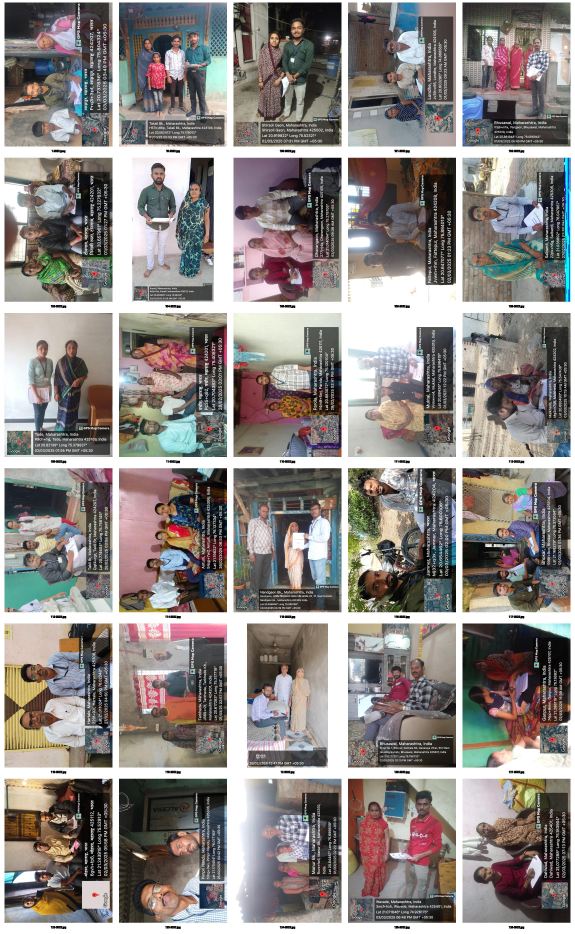
#> input picture GPSImages/photo_matrix_page_1.jpg, 2300 x 3736 px (shown at 1/4 size); its folder holds only this picture in this run
$ jupyter execute PhotoCollage.ipynb
#> lines starting #> are read from the running program, lines starting #| are printed output that depends on the picture
[cell 1]
from PIL import Image, ImageDraw, ImageFont
import os
import math

# Configuration
cols, rows = 5, 6
thumb_width, thumb_height = 448, 576
label_height = 35
padding = 10

font = ImageFont.load_default()  # Safe, built-in

# List and sort image files
image_files = sorted([
    f for f in os.listdir('.') if f.lower().endswith(('.jpg', '.jpeg', '.png'))
])

# Pagination
images_per_page = cols * rows
total_pages = math.ceil(len(image_files) / images_per_page)

for page in range(total_pages):
    page_width = cols * (thumb_width + padding) + padding
    page_height = rows * (thumb_height + label_height + padding) + padding
    page_image = Image.new('RGB', (page_width, page_height), 'white')
#> page_image: PIL image 2300x3736 RGB; every value is 255

    for i in range(images_per_page):
        idx = page * images_per_page + i
        if idx >= len(image_files):
            break
        img_name = image_files[idx]
        img = Image.open(img_name)
#> img is the input picture: PIL image 2300x3736 RGB; mean R, G, B 141.1, 135.4, 132.6

        # Rotate if landscape
        if img.width > img.height:
            img = img.rotate(90, expand=True)

        # Resize while maintaining aspect ratio
        img.thumbnail((thumb_width, thumb_height), Image.LANCZOS)
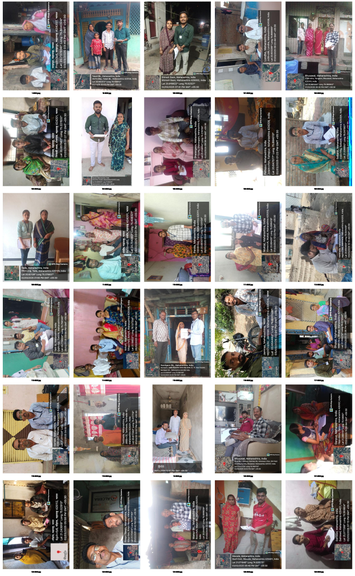
#> img: PIL image 355x576 RGB; mean R, G, B 140.8, 135, 132.2
        bg = Image.new("RGB", (thumb_width, thumb_height), "white")
#> bg: PIL image 448x576 RGB; every value is 255
        offset = ((thumb_width - img.width) // 2, (thumb_height - img.height) // 2)
#> offset = (46, 0)
        bg.paste(img, offset)
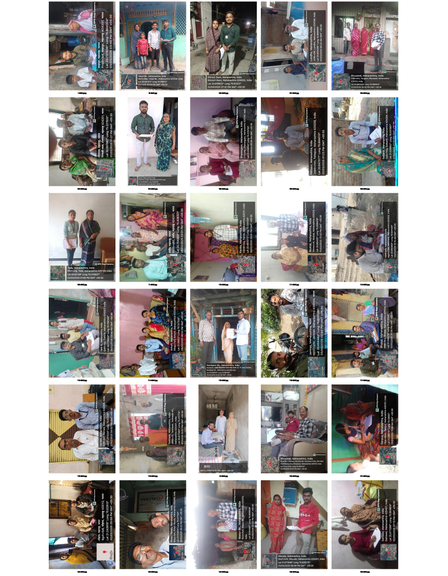
#> bg: PIL image 448x576 RGB; mean R, G, B 164.5, 159.9, 157.7

        # Add label area
        img_with_label = Image.new('RGB', (thumb_width, thumb_height + label_height), 'white')
#> img_with_label: PIL image 448x611 RGB; every value is 255
        img_with_label.paste(bg, (0, 0))
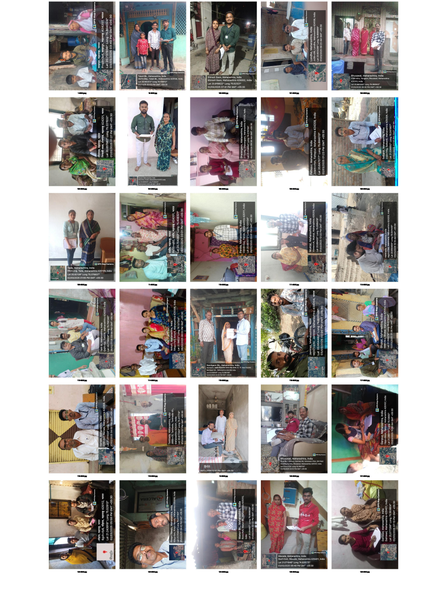
#> img_with_label: PIL image 448x611 RGB; mean R, G, B 169.7, 165.4, 163.3
        draw = ImageDraw.Draw(img_with_label)

        # Text position and simulated bold
        text = img_name
        text_bbox = draw.textbbox((0, 0), text, font=font)
#> text_bbox = (0, 2, 116, 12)
        text_width = text_bbox[2] - text_bbox[0]
#> text_width = 116
        text_height = text_bbox[3] - text_bbox[1]
#> text_height = 10
        text_x = (thumb_width - text_width) // 2
#> text_x = 166
        text_y = thumb_height + (label_height - text_height) // 2
#> text_y = 588

        # Simulate bold by drawing multiple times
        for dx in [-1, 0, 1]:
            for dy in [-1, 0, 1]:
                draw.text((text_x + dx, text_y + dy), text, font=font, fill="black")

        # Paste to final image
        x = (i % cols) * (thumb_width + padding) + padding
        y = (i // cols) * (thumb_height + label_height + padding) + padding
        page_image.paste(img_with_label, (x, y))
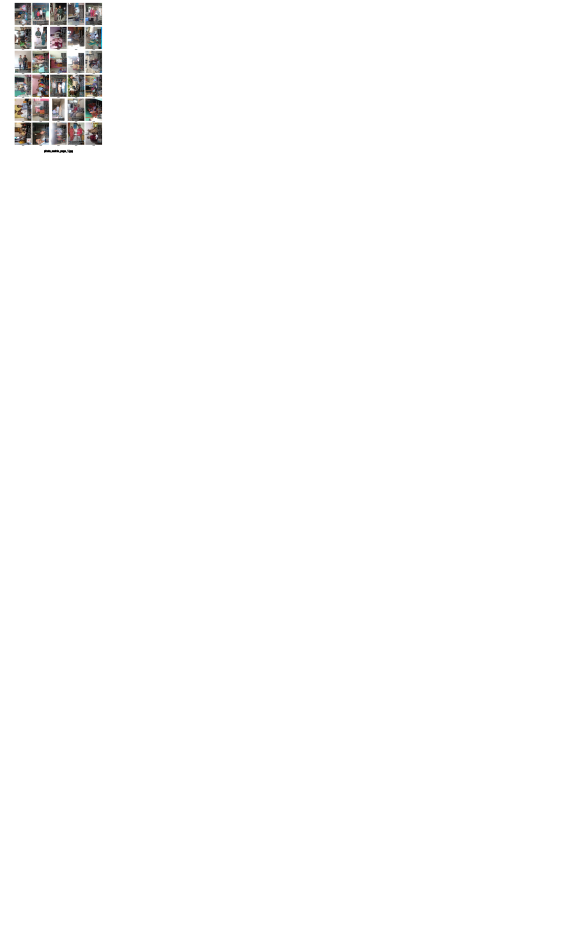
#> page_image: PIL image 2300x3736 RGB (shown at 1/4 size); mean R, G, B 252.3, 252.1, 252.1

    page_image.save(f"photo_matrix_page_{page+1}.jpg")
    print(f"Saved: photo_matrix_page_{page+1}.jpg")

$ run again, on GPSImages/photo_matrix_page_9.jpg
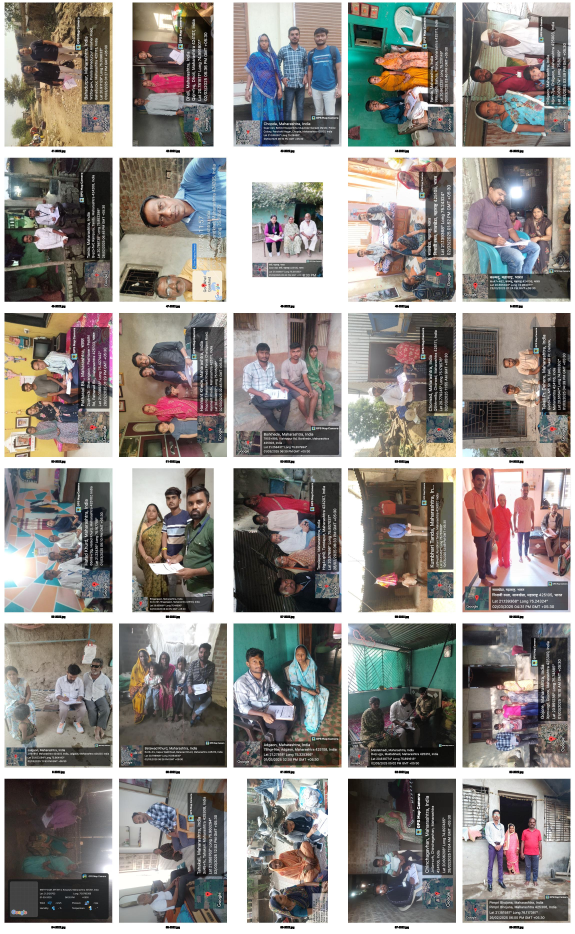
#> input picture GPSImages/photo_matrix_page_9.jpg, 2300 x 3736 px (shown at 1/4 size)
#> img is the input picture: PIL image 2300x3736 RGB; mean R, G, B 143.5, 138.9, 135.1
#> img: PIL image 355x576 RGB
#> `img_with_label.paste(bg, (0, 0))`:
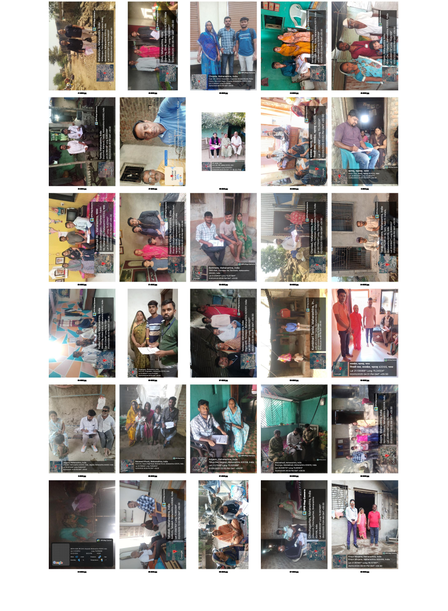
#> img_with_label: PIL image 448x611 RGB; mean R, G, B 171.5, 168, 165.2
#> text_bbox = (0, 2, 116, 12)
#> text_width = 116
#> text_height = 10
#> text_x = 166
#> text_y = 588
#> `page_image.paste(img_with_label, (x, y))`:
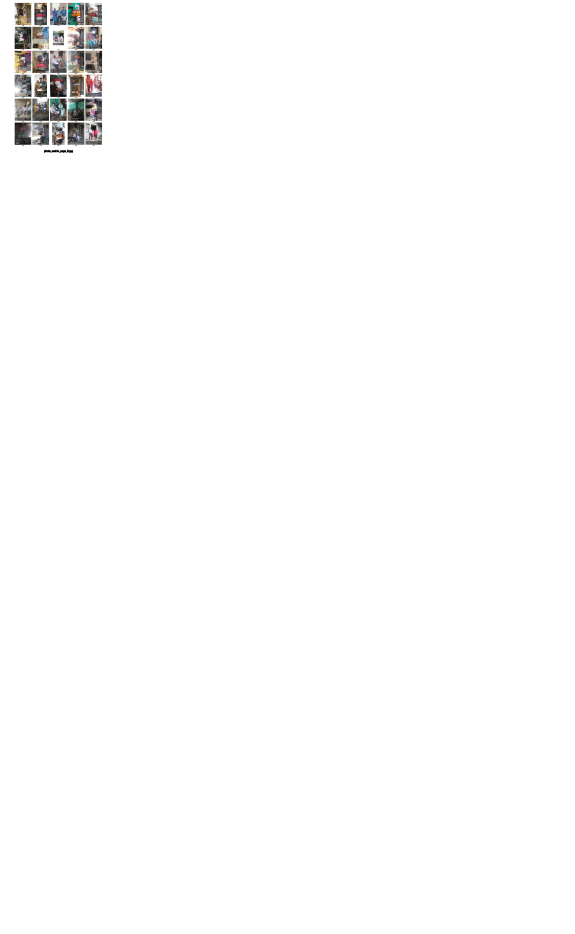
#> page_image: PIL image 2300x3736 RGB (shown at 1/4 size); mean R, G, B 252.3, 252.2, 252.1
